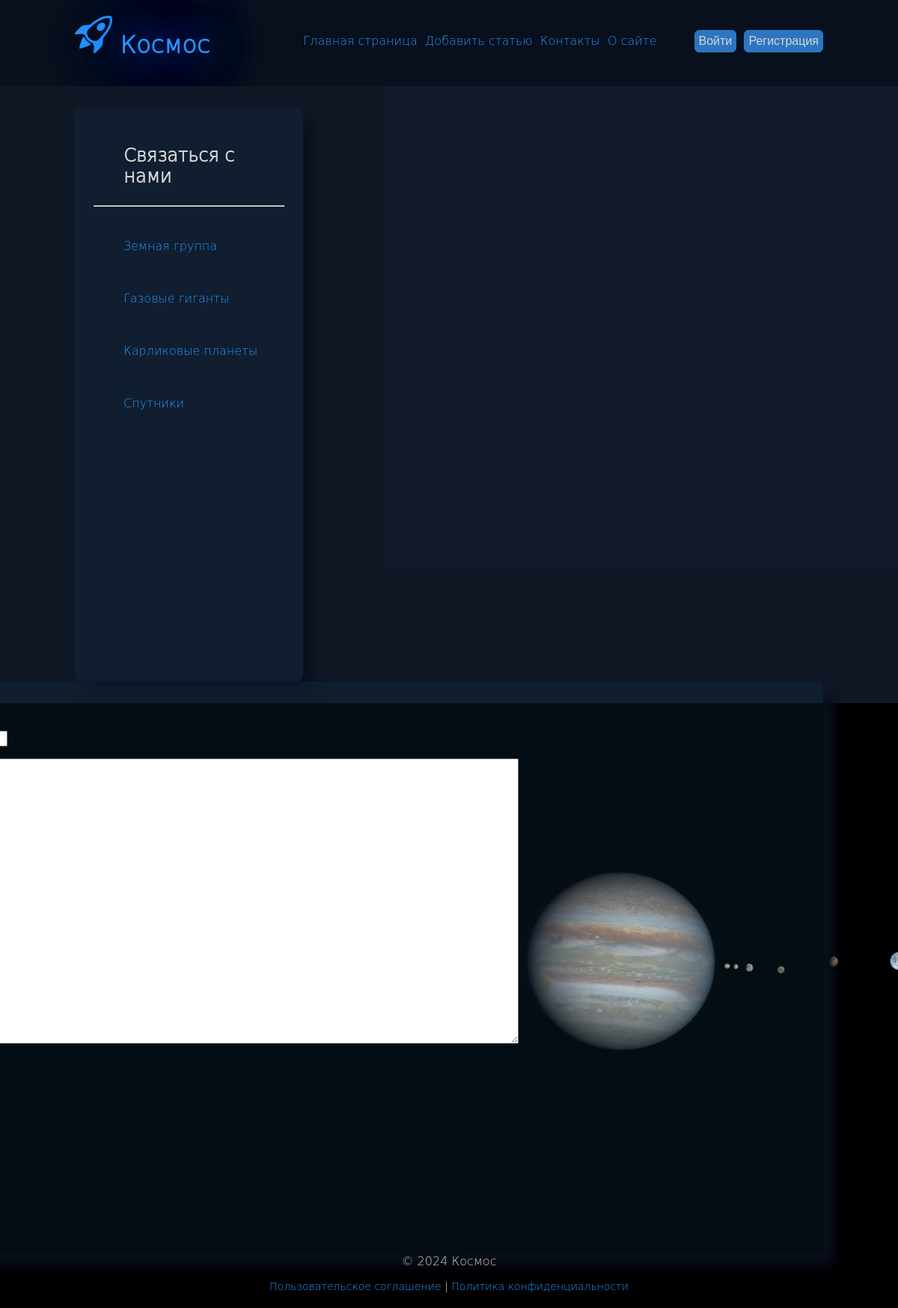
Page /contact/ on the committed database.
### basis/models.py (models this page shows, shortened)
class Category(models.Model):
    name = models.CharField(max_length=100, db_index=True, verbose_name="Категория")
    slug = models.SlugField(max_length=255, unique=True, db_index=True)
    class Meta:
        verbose_name = "категорию"
        verbose_name_plural = "Категории"
    def get_absolute_url(self):
        return reverse('category', kwargs={'category_slug': self.slug})

### basis/views.py (the view)
# urls.py: path('contact/', views.ContactPage.as_view(), name='contact'),
class ContactPage(FormView):
    form_class = AddContactForm
    template_name = 'basis/contact.html'
    success_url = reverse_lazy('home')
    extra_context = {
        'title': 'Связаться с нами',
        'main_title': 'Связаться с нами',
    }

### basis/forms.py
class AddContactForm(forms.Form):
    email = forms.EmailField(max_length=255, label="Почта")
    message = forms.CharField(widget=forms.Textarea(attrs={'cols': 100, 'rows': 25}), label="Сообщение")

### basis/templatetags/basis_tags.py (called while the page is built)
@register.inclusion_tag('basis/categories.html')
def get_categories(category_selected=0):
    categories = Category.objects.all()
    return {'categories': categories, 'category_selected': category_selected}

### basis/views.py (called while the page is built)
def get_menu():
    menu = [{'main_title': 'Контакты', 'name': 'contact'}, {'main_title': 'О сайте', 'name': 'about'}]
    return menu

### users/context_processors.py (called while the page is built)
def get_menu_context(request):
    return {'menu': get_menu()}

### basis/templates/basis/contact.html (shortened to what this page needs)
{% extends 'base.html' %}
{% block content %}
<div>
    <form action="" method="post">
        {{form.as_p}}
    </form>
</div>
{% endblock %}

### basis/templates/basis/categories.html
{% for c in categories %}
{% if c.id == category_selected %}
<br>
<ul><a class="selected">{{c.name}}</a></ul>
{% else %}
<br>
<ul><a href="{{c.get_absolute_url}}">{{c.name}}</a></ul>
{% endif %}
{% endfor %}

### basis/static/basis/css/styles.css (style rules this page uses)
html, body { height: 100%; margin: 0 auto; font-family: 'DejaVu Sans Light', 'Tahoma'; background: #192131; }
p { color: #D6D6D6; }
a { color: #2594ff; text-decoration: none; }

### rows in the picture
Category: name "Земная группа"
Category: name "Газовые гиганты"
Category: name "Карликовые планеты"
Category: name "Спутники"

### other values in the picture
{{ m.main_title }} "Контакты" "О сайте"
{{ main_title|linebreaks }} "Связаться с нами"
